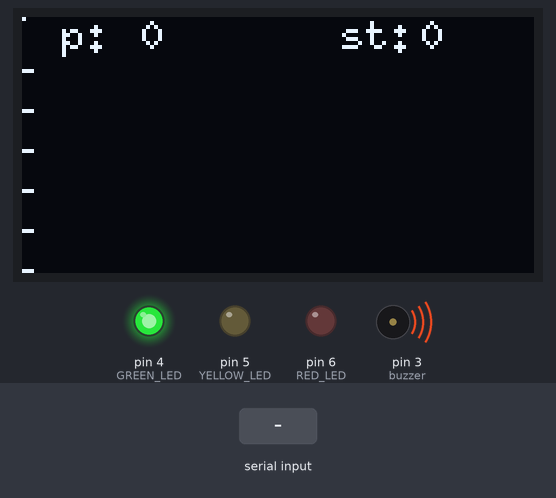
A sketch run on a simulated Arduino Uno, built with avr-gcc and run on an emulated ATmega328P. On the bench: 128×64 one-colour display, output pins drawn as LEDs (lit = HIGH), buzzer (waves = sounding, pin HIGH). Inputs (shaded band) come from the test bench. What the sketch prints to the serial monitor is not drawn.

Above: at 1.2 s.
1.3 s: "90,45,200\n" received over Serial
At 2.6 s:
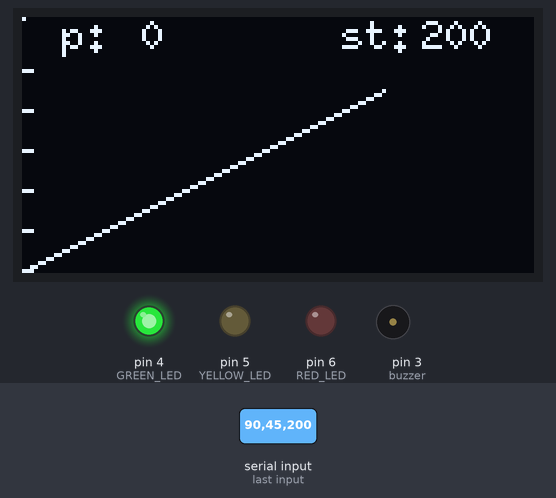
4.3 s: "<1>" received over Serial
At 5.6 s:
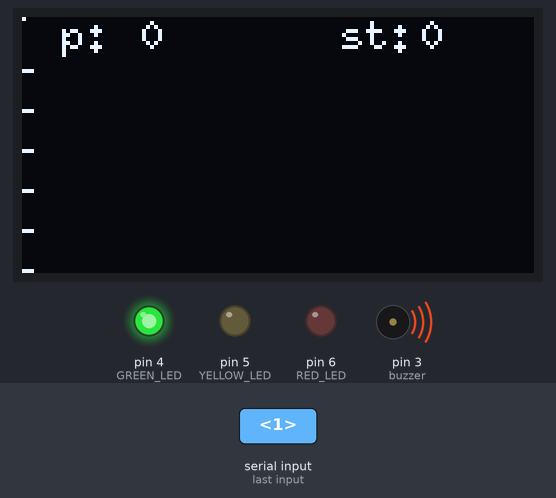
Timing chart, 0 to 7.3 s (numbered marks = the images above; inputs shaded):
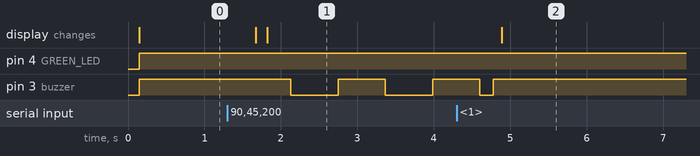

The sketch:

display.ino
```cpp
#include <Arduino.h>
#include <SPI.h>
#include <U8g2lib.h>

//#define DEBUG 1


U8G2_SH1106_128X64_NONAME_1_HW_I2C u8g2(U8G2_R0, /* reset=*/ U8X8_PIN_NONE);

char a[10],b[10];

const byte numChars = 32;
char receivedChars[numChars]; // an array to store the received data
char messageFromPC[32] = {0};
int last_t;
int integerFromPC [4];
float floatFromPC = 0.0;

int buzzer=3; //pin
unsigned long timebuzz=0;
bool isbuzzeron=false;
#define TIME_BUZZER 500

#define GREEN_LED   4
#define YELLOW_LED  5
#define RED_LED     6

enum _state {NO_ALARM=0,PEEP_ALARM=1,PIP_ALARM=2,PEEP_PIP_ALARM=3};
bool wait4statechg=false;

_state state;

char recvChar;
char endMarker = '>';
boolean newData = false;
byte valsreaded=0;
byte last_x=0;

void setup() {
  Serial.begin(115200);
  Serial.println("<Arduino is ready>");
  u8g2.begin();
  pinMode(buzzer, OUTPUT); //Set buzzerPin as output
  pinMode(GREEN_LED, OUTPUT); //Set buzzerPin as output
  pinMode(YELLOW_LED, OUTPUT); //Set buzzerPin as output
  pinMode(RED_LED, OUTPUT); //Set buzzerPin as output

  digitalWrite(buzzer, LOW); //Set buzzerPin as output
  u8g2.setFont(u8g2_font_6x10_tf);
  u8g2.setFontRefHeightExtendedText();
  u8g2.setDrawColor(1);
  u8g2.setFontPosTop();
  u8g2.setFontDirection(0);
  //receivedChars={"1,10,3,4"};
  //gData();
  Serial.print(integerFromPC[0]);Serial.print(" ");Serial.print(integerFromPC[1]);Serial.println();
}

int count=0;
byte escala=32;
byte x[128],y[64];

byte rx[128],ry[128];
char buffer[10];


void loop() {
  recvWithEndMarker();
  //recvWithStartEndMarkers();
  showNewData();
  //y[integerFromPC[0]]=integerFromPC[1];

//   for (int i=0;i<3;i++)
//      integerFromPC[3]=Serial.parseInt();

  //y[64]=integerFromPC[1];
  //if (last_t!=integerFromPC [0])
  //{


      u8g2.firstPage();
      do {
//          u8g2.drawStr( 50, 10, receivedChars);
//        //Full buffer mode: u8g2.clear() will work, but u8g2.clearBuffer() might be sufficient
//          //u8g2.drawPixel(126,20);
//          u8g2.drawStr( 0, 0, "r: ");
//          itoa(valsreaded, buffer, 10);
//          u8g2.drawStr( 20, 0,buffer);
//
//          u8g2.drawStr( 0, 10, "x: ");
//          itoa(integerFromPC[0], buffer, 10);
//          u8g2.drawStr( 20, 10, buffer);
//
          for (int i=0;i<6;i++)
              u8g2.drawLine(0,13+i*10,2,13+i*10);

          u8g2.drawStr( 10, 0, "p: ");
          itoa(integerFromPC[1], buffer, 10);
          u8g2.drawStr( 30,0, buffer);
//
          u8g2.drawStr( 80, 0, "st: ");
          itoa(state, buffer, 10);
          u8g2.drawStr( 100, 0, buffer);
//
//          u8g2.drawStr( 40, 0, integerFromPC[1]);
//          u8g2.drawStr( 20, 0, Serial.parseInt());
//          u8g2.drawStr( 45, 0, a);
//
          if (state == 1 ) {
            u8g2.drawStr( 60, 20, "AL peep ");
          } else if (state == 2 ){
            u8g2.drawStr( 60, 20, "AL pip");
          } else if (state == 3){
            u8g2.drawStr( 60, 20, "AL pip/peep");
          }
          drawY2();
          newData = false;
      } while ( u8g2.nextPage() );

      if (last_x<5){
        valsreaded=0;
        wait4statechg=false;
        state=0;
      }
  //}
  parseData();

    //state = integerFromPC[2];

    switch (state){
        case NO_ALARM:
          digitalWrite(GREEN_LED,HIGH); digitalWrite(YELLOW_LED,LOW); digitalWrite(RED_LED,LOW);
        break;
        case PEEP_ALARM:
          digitalWrite(GREEN_LED,LOW); digitalWrite(YELLOW_LED,HIGH); digitalWrite(RED_LED,LOW);
        break;
        case PIP_ALARM:
          digitalWrite(GREEN_LED,LOW); digitalWrite(YELLOW_LED,LOW); digitalWrite(RED_LED,HIGH);
        break;
        case PEEP_PIP_ALARM:
          digitalWrite(GREEN_LED,LOW); digitalWrite(YELLOW_LED,HIGH); digitalWrite(RED_LED,HIGH);
        break;
      }

    //Check buzzer
    if (int(state) > 0) {
        if (millis() > timebuzz + TIME_BUZZER) {
            timebuzz=millis();
            digitalWrite(buzzer,isbuzzeron);
            isbuzzeron=!isbuzzeron;
        }
    } else {
      digitalWrite(buzzer,1); //Inverted logic
      isbuzzeron=true;        //Inverted logic
    }

}

void recvWithStartEndMarkers() {
    static boolean recvInProgress = false;
    static byte ndx = 0;
    char startMarker = '<';
    char endMarker = '>';
    char rc;

 // if (Serial.available() > 0) {
    while (Serial.available() > 0 && newData == false) {
        rc = Serial.read();

        if (recvInProgress == true) {
            if (rc != endMarker) {
                receivedChars[ndx] = rc;
                ndx++;
                if (ndx >= numChars) {
                    ndx = numChars - 1;
                }
            }
            else {
                receivedChars[ndx] = '\0'; // terminate the string
                recvInProgress = false;
                ndx = 0;
                newData = true;
            }
        }

        else if (rc == startMarker) {
            recvInProgress = true;
        }
    }
}

void recvWithEndMarker() {
  static byte ndx = 0;
  char endMarker = '\n';
  char rc;

  // if (Serial.available() > 0) {
  while (Serial.available() > 0 && newData == false) {
    rc = Serial.read();

    if (rc != endMarker) {
      receivedChars[ndx] = rc;
      ndx++;
      if (ndx >= numChars) {
        ndx = numChars - 1;
      }
    }
    else {
      receivedChars[ndx] = '\0'; // terminate the string
      ndx = 0;
      newData = true;
    }


  }
}

void showNewData() {
  if (newData == true) {
    //Serial.print("This just in ... ");
    //Serial.println(receivedChars);
    newData = false;
  }
}

void drawY(){
  u8g2.drawPixel(0, y[0]);
  for(int i=0; i<128+1; i++){
      u8g2.drawPixel(i, 63 - y[i]);
      //u8g.drawLine(i-1, y[i-1], i, y[i]);
  }
}

void drawY2(){
  u8g2.drawPixel(0, y[0]);
  for(int i=1; i<valsreaded+1; i++){
      //u8g2.drawPixel(rx[i], 63 - ry[i]);
      u8g2.drawLine(rx[i-1], 63 - ry[i-1], rx[i], 63 - ry[i]);
  }
}

//From https://forum.arduino.cc/index.php?topic=288234.0
//So far there has been no attempt to parse the received data, but that is easy to do once all of the data has been received.
//The code in this short demo assumes that the data "This is a test, 1234, 45.3" has been received and placed in the array receivedChars.
//It uses the function strtok() to spilt the data at the commas and the functions atoi() and atof() to convert the ascii data into an integer and a float respectively.
//EL ORIGINAL ES ASI
void parseData() {

    // split the data into its parts

  char * strtokIndx; // this is used by strtok() as an index

  strtokIndx = strtok(receivedChars, ","); // this continues where the previous call left off
  integerFromPC[0] = atoi(strtokIndx);     // convert this part to an integer

  //for (int i=1;i<3;i++) {
  strtokIndx = strtok(NULL, ","); // this continues where the previous call left off
  integerFromPC[1] = atoi(strtokIndx);     // convert this part to an integer

  strtokIndx = strtok(NULL,","); // this continues where the previous call left off
  integerFromPC[2] = atoi(strtokIndx);     // convert this part to an integer

  if (integerFromPC[2]!=0 && !wait4statechg) {
    state=integerFromPC[2];
    wait4statechg=true;
  }

  strtokIndx = strtok(NULL,NULL); // this continues where the previous call left off
  integerFromPC[3] = atoi(strtokIndx);     // convert this part to an integer


  //}

  if (valsreaded > 0) {
     if ( integerFromPC[0] != last_x && /*integerFromPC[0] < 127 */ integerFromPC[0] < last_x+10) {
         valsreaded+=1;
         last_x=integerFromPC[0];
         rx[valsreaded]=integerFromPC[0];
         ry[valsreaded]=integerFromPC[1];
     }
  } else {
             valsreaded+=1;
         last_x=integerFromPC[0];
         rx[valsreaded]=integerFromPC[0];
         ry[valsreaded]=integerFromPC[1];
    }
}

//void parseData() {
//
//    // split the data into its parts
//
//  char * strtokIndx; // this is used by strtok() as an index
//
//  strtokIndx = strtok(receivedChars,",");      // get the first part - the string
//  strcpy(messageFromPC, strtokIndx); // copy it to messageFromPC
//
//  strtokIndx = strtok(NULL, ","); // this continues where the previous call left off
//  integerFromPC = atoi(strtokIndx);     // convert this part to an integer
//
//  //strtokIndx = strtok(NULL, ",");
//  strtokIndx = strtok(NULL, NULL);
//  floatFromPC = atof(strtokIndx);     // convert this part to a float
//
//}
```

Measured:
- after the input at 1.3 s, pin 3 (buzzer): alternates HIGH for 0.62 s and LOW for 0.62 s, starting after 0.83 s; the display: first changes after 0.37 s (image 1 shows a later state)
- after the input at 4.3 s, the display: changes after 0.59 s (image 2)
